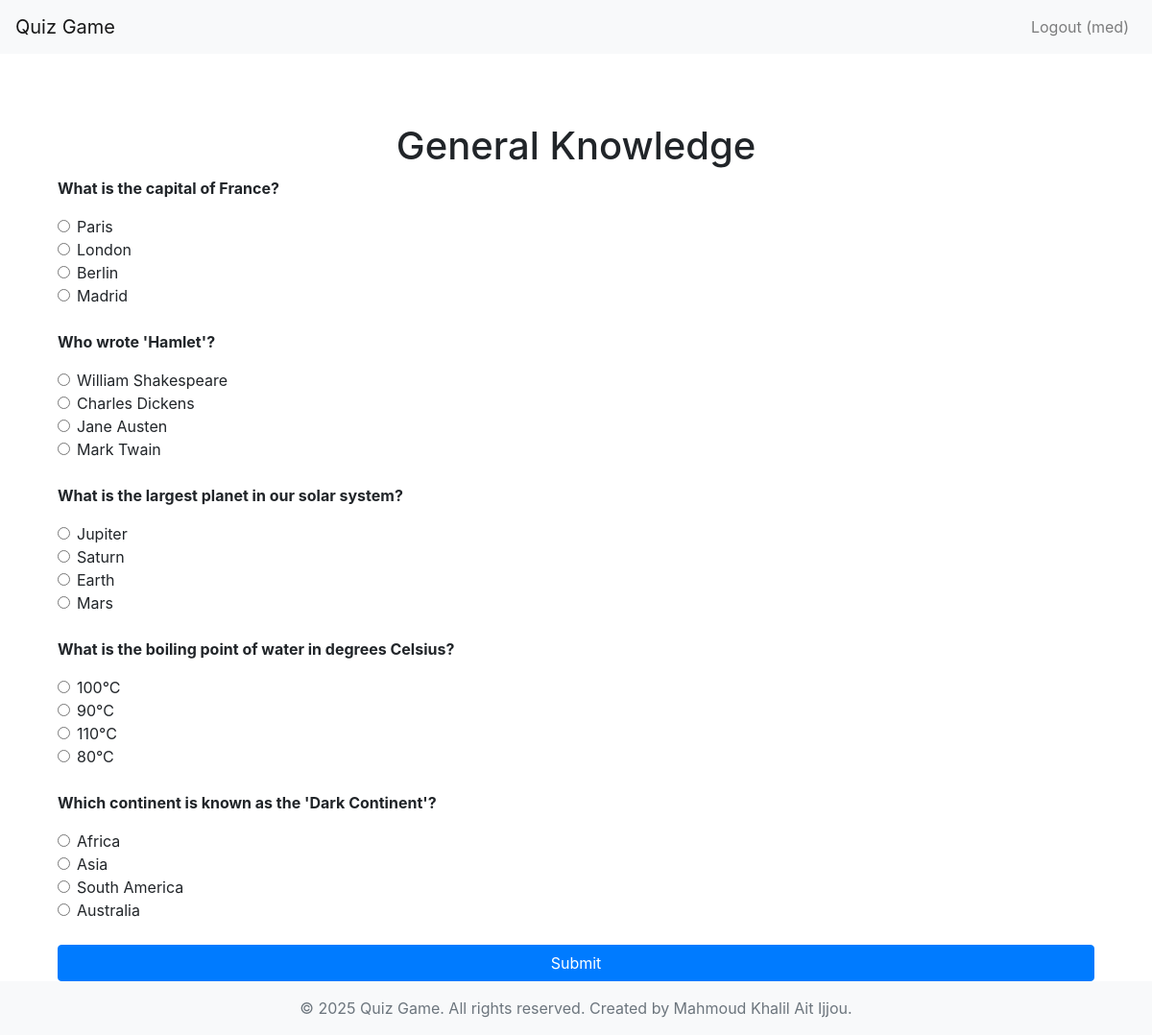
Screenshot of /quiz/1/ (signed in) with the database file from the repository.
### quiz/models.py (models this page shows, shortened)
class Quiz(models.Model):
    title = models.CharField(max_length=200)
    description = models.TextField()

class Question(models.Model):
    quiz = models.ForeignKey(Quiz, on_delete=models.CASCADE)
    text = models.CharField(max_length=500)

class Answer(models.Model):
    question = models.ForeignKey(Question, on_delete=models.CASCADE)
    text = models.CharField(max_length=500)
    is_correct = models.BooleanField(default=False)

### quiz/views.py (the view, shortened to what this page needs)
# urls.py: path('quiz/<int:id>/', views.take_quiz, name='take_quiz'),
@login_required
def take_quiz(request, id):
    quiz = get_object_or_404(Quiz, id=id)
    return render(request, 'take_quiz.html', {'quiz': quiz})

### templates/take_quiz.html (shortened to what this page needs)
{% extends 'base.html' %}
{% block content %}
<div class="container mt-5">
    <h1 class="text-center">{{ quiz.title }}</h1>
    <form method="post" class="form-quiz">
        {% for question in quiz.question_set.all %}
            <div class="question mb-4">
                <p class="question-text font-weight-bold">{{ question.text }}</p>
                {% for answer in question.answer_set.all %}
                    <div class="form-check">
                        <input class="form-check-input" type="radio" name="{{ question.id }}" value="{{ answer.id }}" id="answer{{ answer.id }}">
                        <label class="form-check-label" for="answer{{ answer.id }}">
                            {{ answer.text }}
                        </label>
                    </div>
                {% endfor %}
            </div>
        {% endfor %}
        <button type="submit" class="btn btn-primary btn-block">Submit</button>
    </form>
</div>
{% endblock %}

### templates/base.html (shortened to what this page needs)
<!DOCTYPE html>
<html>
<head>
    <link rel="stylesheet" href="https://stackpath.bootstrapcdn.com/bootstrap/4.3.1/css/bootstrap.min.css">
</head>
<body>
    <nav class="navbar navbar-expand-lg navbar-light bg-light">
        <a class="navbar-brand" href="{% url 'home' %}">Quiz Game</a>
        <div class="collapse navbar-collapse">
            <ul class="navbar-nav ml-auto">
                {% if user.is_authenticated %}
                    <li class="nav-item">
                        <a class="nav-link" href="{% url 'logout' %}">Logout ({{ user.username }})</a>
                    </li>
                {% endif %}
            </ul>
        </div>
    </nav>
    <div class="container mt-4">
        {% block content %}{% endblock %}
    </div>
    <footer class="footer mt-auto py-3 bg-light">
        <div class="container text-center">
            <span class="text-muted">&copy; 2025 Quiz Game. All rights reserved. Created by Mahmoud Khalil Ait Ijjou.</span>
        </div>
    </footer>
</body>
</html>

### templates/base.html (style rules this page uses)
html, body { height: 100%; }
body { display: flex; flex-direction: column; }
.container { flex: 1; }

### rows the page displays
Quiz: title "General Knowledge"
Question: text "What is the capital of France?"
Answer: text "Paris"
Answer: text "London"
Answer: text "Berlin"
Answer: text "Madrid"
Question: text "Who wrote 'Hamlet'?"
Answer: text "William Shakespeare"
Answer: text "Charles Dickens"
Answer: text "Jane Austen"
Answer: text "Mark Twain"
Question: text "What is the largest planet in our solar system?"
Answer: text "Jupiter"
Answer: text "Saturn"
Answer: text "Earth"
Answer: text "Mars"
Question: text "What is the boiling point of water in degrees Celsius?"
Answer: text "100°C"
Answer: text "90°C"
Answer: text "110°C"
Answer: text "80°C"
Question: text "Which continent is known as the 'Dark Continent'?"
Answer: text "Africa"
Answer: text "Asia"
Answer: text "South America"
Answer: text "Australia"

### other values shown
{{ user.username }} "med"
